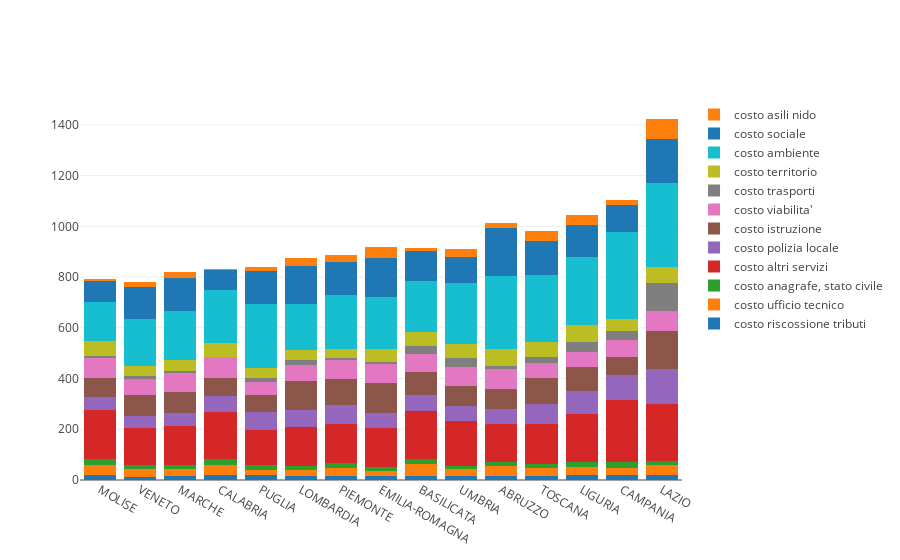

Notebook code cell kept with this figure:
### Code cell
data = []

for c in df_costi_medi_per_regione.columns[:-1]:
    trace = go.Bar(
        x = df_costi_medi_per_regione.index.values,
        y = df_costi_medi_per_regione[c],
        name = c
    )
    data.append(trace)

layout = go.Layout(
    barmode='stack'
)

fig = go.Figure(data=data, layout=layout)
py.iplot(fig)

### Figure 1 — Plotly figure (JSON) as saved in the notebook; plotly's stock layout.template omitted (floating-point values rounded to 4 significant figures)
{"data": [{"name": "costo riscossione tributi", "type": "bar", "x": ["MOLISE", "VENETO", "MARCHE", "CALABRIA", "PUGLIA", "LOMBARDIA", "PIEMONTE", "EMILIA-ROMAGNA", "BASILICATA", "UMBRIA", "ABRUZZO", "TOSCANA", "LIGURIA", "CAMPANIA", "LAZIO"], "y": [20.72, 11.08, 14.6, 20.51, 18.69, 14.85, 15.24, 14.34, 15.44, 14.45, 17.42, 17.54, 18.77, 19.91, 20.99]}, {"name": "costo ufficio tecnico", "type": "bar", "x": ["MOLISE", "VENETO", "MARCHE", "CALABRIA", "PUGLIA", "LOMBARDIA", "PIEMONTE", "EMILIA-ROMAGNA", "BASILICATA", "UMBRIA", "ABRUZZO", "TOSCANA", "LIGURIA", "CAMPANIA", "LAZIO"], "y": [39.35, 31.69, 29.82, 38.14, 21.93, 24.36, 32.81, 23.1, 46.81, 28.0, 36.62, 30.15, 32.61, 29.28, 37.89]}, {"name": "costo anagrafe, stato civile", "type": "bar", "x": ["MOLISE", "VENETO", "MARCHE", "CALABRIA", "PUGLIA", "LOMBARDIA", "PIEMONTE", "EMILIA-ROMAGNA", "BASILICATA", "UMBRIA", "ABRUZZO", "TOSCANA", "LIGURIA", "CAMPANIA", "LAZIO"], "y": [21.33, 14.76, 15.47, 23.95, 16.79, 15.09, 17.81, 12.89, 22.48, 14.47, 16.78, 13.72, 19.6, 21.3, 17.92]}, {"name": "costo altri servizi", "type": "bar", "x": ["MOLISE", "VENETO", "MARCHE", "CALABRIA", "PUGLIA", "LOMBARDIA", "PIEMONTE", "EMILIA-ROMAGNA", "BASILICATA", "UMBRIA", "ABRUZZO", "TOSCANA", "LIGURIA", "CAMPANIA", "LAZIO"], "y": [193.0, 146.2, 152.9, 186.7, 140.8, 152.8, 154.2, 153.8, 187.6, 176.3, 149.8, 158.9, 190.9, 244.0, 223.2]}, {"name": "costo polizia locale", "type": "bar", "x": ["MOLISE", "VENETO", "MARCHE", "CALABRIA", "PUGLIA", "LOMBARDIA", "PIEMONTE", "EMILIA-ROMAGNA", "BASILICATA", "UMBRIA", "ABRUZZO", "TOSCANA", "LIGURIA", "CAMPANIA", "LAZIO"], "y": [54.36, 48.69, 51.68, 61.62, 70.84, 67.96, 74.3, 60.42, 63.29, 58.78, 57.42, 77.52, 90.89, 101.0, 135.8]}, {"name": "costo istruzione", "type": "bar", "x": ["MOLISE", "VENETO", "MARCHE", "CALABRIA", "PUGLIA", "LOMBARDIA", "PIEMONTE", "EMILIA-ROMAGNA", "BASILICATA", "UMBRIA", "ABRUZZO", "TOSCANA", "LIGURIA", "CAMPANIA", "LAZIO"], "y": [72.21, 84.66, 81.72, 71.72, 64.32, 116.9, 103.0, 119.6, 90.88, 80.05, 82.36, 102.6, 91.65, 70.43, 152.9]}, {"name": "costo viabilita'", "type": "bar", "x": ["MOLISE", "VENETO", "MARCHE", "CALABRIA", "PUGLIA", "LOMBARDIA", "PIEMONTE", "EMILIA-ROMAGNA", "BASILICATA", "UMBRIA", "ABRUZZO", "TOSCANA", "LIGURIA", "CAMPANIA", "LAZIO"], "y": [79.85, 61.41, 77.67, 80.82, 52.59, 62.95, 77.5, 72.12, 68.65, 73.58, 78.55, 62.83, 61.27, 64.49, 77.54]}, {"name": "costo trasporti", "type": "bar", "x": ["MOLISE", "VENETO", "MARCHE", "CALABRIA", "PUGLIA", "LOMBARDIA", "PIEMONTE", "EMILIA-ROMAGNA", "BASILICATA", "UMBRIA", "ABRUZZO", "TOSCANA", "LIGURIA", "CAMPANIA", "LAZIO"], "y": [7.234, 11.21, 7.147, 2.209, 15.62, 19.87, 6.479, 7.352, 33.02, 33.88, 11.99, 19.75, 36.94, 36.44, 109.0]}, {"name": "costo territorio", "type": "bar", "x": ["MOLISE", "VENETO", "MARCHE", "CALABRIA", "PUGLIA", "LOMBARDIA", "PIEMONTE", "EMILIA-ROMAGNA", "BASILICATA", "UMBRIA", "ABRUZZO", "TOSCANA", "LIGURIA", "CAMPANIA", "LAZIO"], "y": [60.01, 39.67, 41.83, 55.98, 41.07, 39.5, 36.47, 54.61, 54.46, 57.46, 64.83, 62.87, 70.06, 46.8, 65.46]}, {"name": "costo ambiente", "type": "bar", "x": ["MOLISE", "VENETO", "MARCHE", "CALABRIA", "PUGLIA", "LOMBARDIA", "PIEMONTE", "EMILIA-ROMAGNA", "BASILICATA", "UMBRIA", "ABRUZZO", "TOSCANA", "LIGURIA", "CAMPANIA", "LAZIO"], "y": [155.2, 184.9, 193.7, 209.2, 251.2, 181.2, 213.2, 202.4, 201.4, 238.9, 290.0, 263.9, 266.2, 342.8, 331.0]}, {"name": "costo sociale", "type": "bar", "x": ["MOLISE", "VENETO", "MARCHE", "CALABRIA", "PUGLIA", "LOMBARDIA", "PIEMONTE", "EMILIA-ROMAGNA", "BASILICATA", "UMBRIA", "ABRUZZO", "TOSCANA", "LIGURIA", "CAMPANIA", "LAZIO"], "y": [80.91, 127.0, 129.5, 77.07, 130.3, 147.0, 128.6, 156.0, 120.6, 103.7, 188.5, 133.7, 127.0, 107.0, 171.8]}, {"name": "costo asili nido", "type": "bar", "x": ["MOLISE", "VENETO", "MARCHE", "CALABRIA", "PUGLIA", "LOMBARDIA", "PIEMONTE", "EMILIA-ROMAGNA", "BASILICATA", "UMBRIA", "ABRUZZO", "TOSCANA", "LIGURIA", "CAMPANIA", "LAZIO"], "y": [9.995, 21.0, 25.8, 2.22, 14.8, 32.46, 27.37, 42.86, 12.08, 30.65, 18.49, 38.55, 39.36, 19.27, 79.88]}], "layout": {"barmode": "stack"}}
